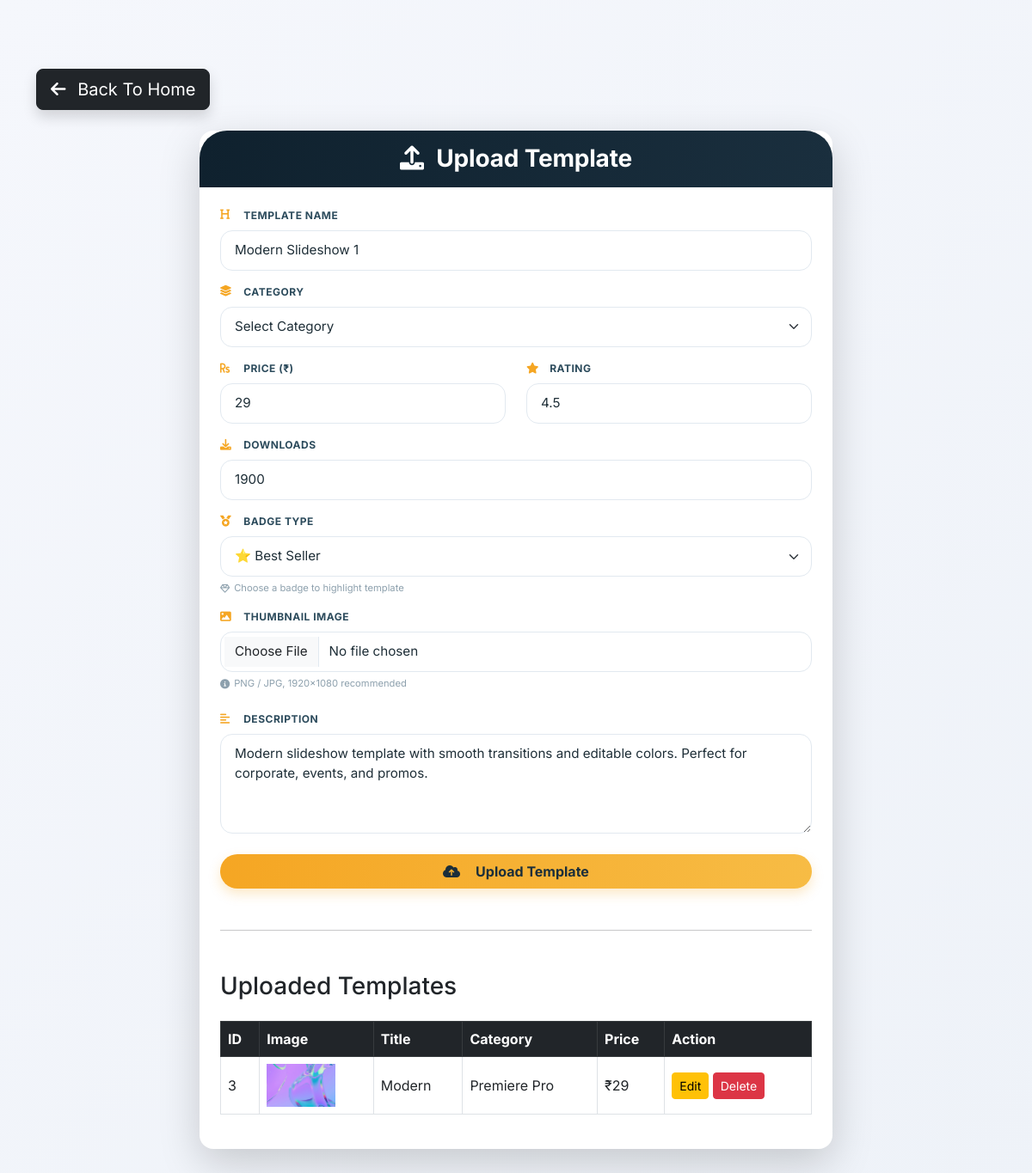
The app's page /upload-template/, older data.
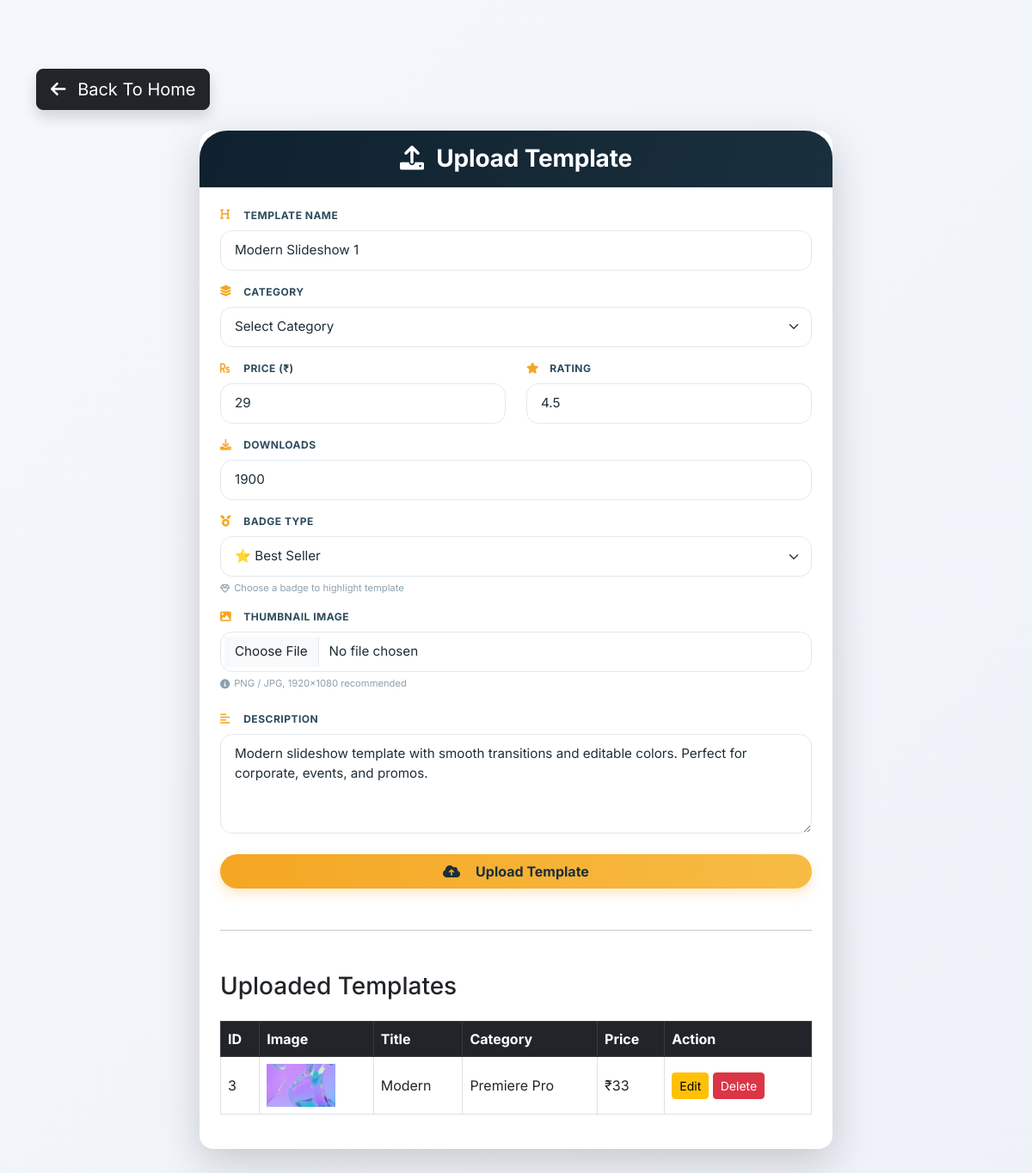
The same page, newer data.
### adpanel/models.py (models this page shows, shortened)
class Template(models.Model):
    title = models.CharField(max_length=200)
    category = models.CharField(max_length=100)
    price = models.IntegerField()
    rating = models.FloatField(default=0)
    downloads = models.IntegerField(default=0)
    badge = models.CharField(max_length=50)
    image = models.ImageField(upload_to='templates/')
    description = models.TextField()

### adpanel/views.py (the view, shortened to what this page needs)
# urls.py: path('upload-template/',ad.upload_template,name='upload_template'),
def upload_template(request):
    templates = Template.objects.all().order_by('-id')
    return render(request, "ad/upload_template.html",  {"templates": templates})

### templates/ad/upload_template.html (shortened to what this page needs)
<!DOCTYPE html>
<html lang="en">
<head>
    <link href="https://cdn.jsdelivr.net/npm/bootstrap@5.3.0-alpha1/dist/css/bootstrap.min.css" rel="stylesheet">
    <link rel="stylesheet" href="https://cdnjs.cloudflare.com/ajax/libs/font-awesome/6.0.0-beta3/css/all.min.css">
</head>
<body>
<div class="container py-4 py-md-5">
   <div class="mb-4">
    <a href="{% url 'home' %}"
       class="btn btn-dark btn-lg shadow">
        <i class="fas fa-arrow-left me-2"></i>
        Back To Home
    </a>
</div>
    <div class="row justify-content-center">
        <div class="col-lg-8 col-md-10">
            <div class="card upload-card shadow-lg border-0 rounded-4">
                <div class="card-header-premium text-white text-center py-3 rounded-top-4">
                    <h3 class="mb-0">
                        <i class="fas fa-upload me-2"></i>
                        Upload Template
                    </h3>
                </div>
                <div class="card-body-premium p-4">
                    <form method="POST" enctype="multipart/form-data" id="templateUploadForm">
                        <div class="mb-3">
                            <label class="form-label fw-bold">
                                <i class="fas fa-heading"></i> Template Name
                            </label>
                            <input type="text"
                                   name="title"
                                   class="form-control"
                                   placeholder="Modern Slideshow 1"
                                   value="Modern Slideshow 1"
                                   required>
                        </div>
                        <div class="mb-3">
                            <label class="form-label fw-bold">
                                <i class="fas fa-layer-group"></i> Category
                            </label>
                            <select name="category" class="form-select">
                                <option selected disabled>Select Category</option>
                            </select>
                        </div>
                        <div class="row">
                            <div class="col-md-6 mb-3">
                                <label class="form-label fw-bold">
                                    <i class="fas fa-rupee-sign"></i> Price (₹)
                                </label>
                                <input type="number"
                                       name="price"
                                       class="form-control"
                                       placeholder="29"
                                       value="29">
                            </div>
                            <div class="col-md-6 mb-3">
                                <label class="form-label fw-bold">
                                    <i class="fas fa-star"></i> Rating
                                </label>
                                <input type="number"
                                       step="0.1"
                                       min="1"
                                       max="5"
                                       name="rating"
                                       class="form-control"
                                       placeholder="4.5"
                                       value="4.5">
                            </div>
                        </div>
                        <div class="mb-3">
                            <label class="form-label fw-bold">
                                <i class="fas fa-download"></i> Downloads
                            </label>
                            <input type="number"
                                   name="downloads"
                                   class="form-control"
                                   placeholder="1900"
                                   value="1900">
                        </div>
                        <div class="mb-3">
                            <label class="form-label fw-bold">
                                <i class="fas fa-medal"></i> Badge Type
                            </label>
                            <select name="badge" class="form-select">
                                <option>⭐ Best Seller</option>
                            </select>
                            <div class="file-hint"><i class="far fa-gem"></i> Choose a badge to highlight template</div>
                        </div>
                        <div class="mb-4">
                            <label class="form-label fw-bold">
                                <i class="fas fa-image"></i> Thumbnail Image
                            </label>
                            <input type="file"
                                   name="image"
                                   accept="image/*"
                                   class="form-control">
                            <div class="file-hint"><i class="fas fa-info-circle"></i> PNG / JPG, 1920x1080 recommended</div>
                        </div>
                        <div class="mb-4">
                            <label class="form-label fw-bold">
                                <i class="fas fa-align-left"></i> Description
                            </label>
                            <textarea class="form-control"
                                      rows="4"
                                      name="description"
                                      placeholder="Write template description...">Modern slideshow template with smooth transitions and editable colors. Perfect for corporate, events, and promos.</textarea>
                        </div>
                        <button type="submit"
                                class="btn btn-warning-pro fw-bold w-100 py-2">
                            <i class="fas fa-cloud-upload-alt me-2"></i>
                            Upload Template
                        </button>
                    </form>
                    <hr class="my-5">
<h3 class="mb-4">
    Uploaded Templates
</h3>
<div class="table-responsive">
<table class="table table-bordered table-hover align-middle">
    <thead class="table-dark">
        <tr>
            <th>ID</th>
            <th>Image</th>
            <th>Title</th>
            <th>Category</th>
            <th>Price</th>
            <th>Action</th>
        </tr>
    </thead>
    <tbody>
    {% for item in templates %}
        <tr>
            <td>{{ item.id }}</td>
            <td>
                <img src="{{ item.image.url }}"
                     width="80"
                     height="50"
                     style="object-fit:cover;">
            </td>
            <td>{{ item.title }}</td>
            <td>{{ item.category }}</td>
            <td>₹{{ item.price }}</td>
            <td>
                <a href="{% url 'edit_template' item.id %}"
                   class="btn btn-warning btn-sm">
                    Edit
                </a>
                <a href="{% url 'delete_template' item.id %}"
                   class="btn btn-danger btn-sm"
                   onclick="return confirm('Delete Template?')">
                    Delete
                </a>
            </td>
        </tr>
    {% empty %}
        <tr>
            <td colspan="6" class="text-center">
                No Templates Found
            </td>
        </tr>
    {% endfor %}
    </tbody>
</table>
</div>
                </div>
            </div>
        </div>
    </div>
</div>
</body>
</html>

### templates/ad/upload_template.html (style rules this page uses)
* { font-family: 'Inter', system-ui, -apple-system, 'Segoe UI', sans-serif; }
body { background: linear-gradient(135deg, #f5f7fc 0%, #eef2f8 100%); min-height: 100vh; padding: 2rem 0; }
.upload-card { border: none; border-radius: 32px; background: #ffffff; box-shadow: 0 25px 50px -12px rgba(0, 0, 0, 0.15), 0 1px 2px rgba(0, 0, 0, 0.02); transition: transform 0.2s, box-shadow 0.2s; }
.card-header-premium { background: linear-gradient(105deg, #0f212e 0%, #1a2f3e 100%); border-radius: 32px 32px 0 0 !important; padding: 1.5rem 1.8rem; border-bottom: none; }
.card-header-premium h3 { font-weight: 700; letter-spacing: -0.2px; }
.card-body-premium { padding: 2rem 1.8rem 2.2rem 1.8rem; }
.form-label { font-weight: 700; font-size: 0.75rem; letter-spacing: 0.5px; text-transform: uppercase; color: #2c4b5c; margin-bottom: 0.5rem; display: flex; align-items: center; gap: 8px; }
.form-label i { color: #f5a623; font-size: 0.8rem; width: 1.2rem; }
.form-control, .form-select { border: 1.5px solid #e2e9f0; border-radius: 14px; padding: 0.7rem 1rem; font-size: 0.95rem; background-color: #ffffff; transition: all 0.2s; color: #1f2f38; }
.form-control::placeholder { color: #b9c8d4; font-weight: 400; }
.btn-warning-pro { background: linear-gradient(98deg, #f5a623 0%, #f7bc45 100%); border: none; border-radius: 40px; padding: 0.9rem 1rem; font-weight: 700; font-size: 1rem; color: #1b2e3a; transition: all 0.25s; box-shadow: 0 6px 14px rgba(245, 166, 35, 0.25); display: flex; align-items: center; justify-content: center; gap: 10px; }
.file-hint { font-size: 0.7rem; color: #8da0ad; margin-top: 5px; display: flex; align-items: center; gap: 5px; }
select.form-select option { padding: 10px; }
.row > div { margin-bottom: 0; }
.mb-4:last-of-type { margin-bottom: 1.5rem !important; }

Row changes from the older to the newer data that the page shows:
changed Template "Modern": price "29" → "33"
